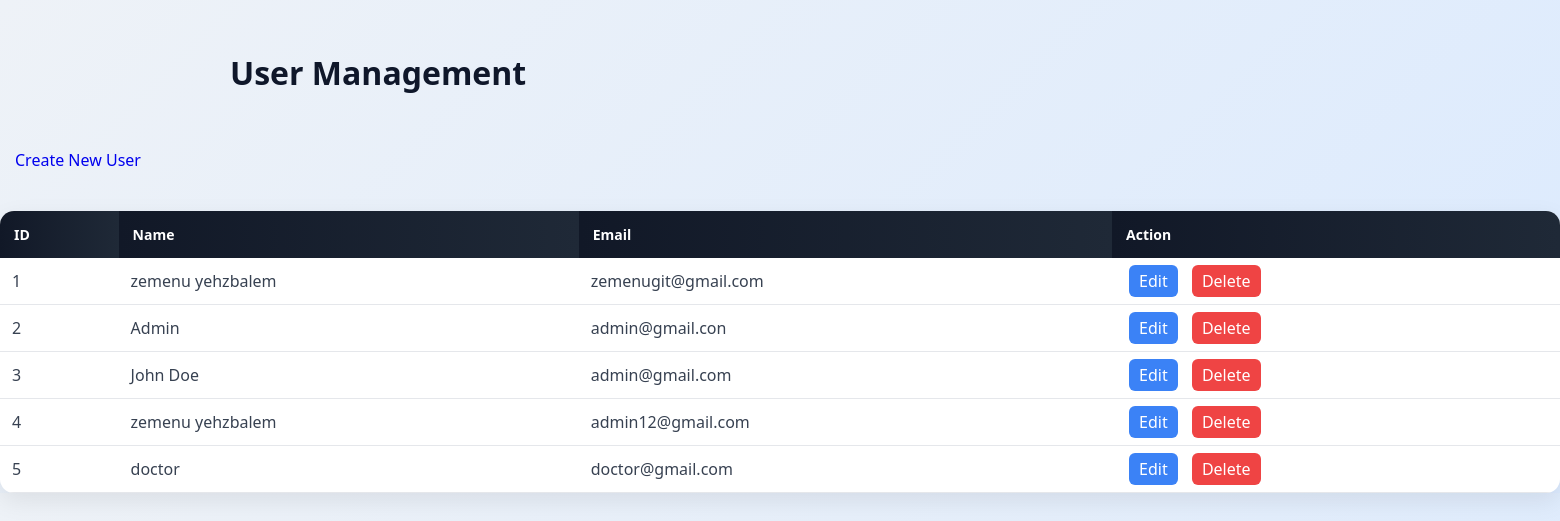
Screenshot of /admin/users (signed in) with the database file from the repository.
### tables this page shows
CREATE TABLE users (
    id INTEGER PRIMARY KEY AUTOINCREMENT,
    name TEXT,
    email TEXT UNIQUE,
    password TEXT,
    role TEXT DEFAULT 'user',
    created_at TIMESTAMP DEFAULT CURRENT_TIMESTAMP
);

### app.py (the view, shortened to what this page needs)
@app.route("/admin/users", methods=["GET", "POST"])
def admin_users():
    if not is_admin():
        return redirect("/login")
    conn = get_connection()
    cur = conn.cursor()
    cur.execute("SELECT * FROM users")
    users = cur.fetchall()
    conn.close()
    return render_template("admin/users.html", users=users)

### app.py (called while the page is built)
def is_admin():
    return session.get("role") == "admin"

### database/database.py (called while the page is built)
def get_connection():
    conn = sqlite3.connect(DB_PATH)
    conn.row_factory = sqlite3.Row
    return conn

### templates/admin/users.html (shortened to what this page needs)
<!DOCTYPE html>
<html>
<head>
    <link rel="stylesheet"
          href="{{ url_for('static', filename='css/admin_users.css') }}">
</head>
<body>
<div class="container">
    <h1>User Management</h1>
    </div>
<a href="{{ url_for('create_user') }}" class="btn">
    Create New User
</a>
    <table>
        <tr>
            <th>ID</th>
            <th>Name</th>
            <th>Email</th>
            <th>Action</th>
        </tr>
        {% for u in users %}
        <tr>
            <td>{{ u.id }}</td>
            <td>{{ u.name }}</td>
            <td>{{ u.email }}</td>
            <td>
                <a href="/admin/edit_user/{{ u.id }}">Edit</a>
                <a href="/admin/delete_user/{{ u.id }}"
                   onclick="return confirm('Delete user?')">
                   Delete
                </a>
            </td>
        </tr>
        {% endfor %}
    </table>
</body>
</html>

### static/css/admin_users.css (style rules this page uses)
body { margin: 0; font-family: "Segoe UI", Arial, sans-serif; background: linear-gradient(135deg, #eef2f7, #dbeafe); animation: bgFade 6s infinite alternate; }
.container { padding: 30px; max-width: 1100px; margin: auto; }
h1 { color: #0f172a; margin-bottom: 25px; animation: slideDown 0.5s ease; }
table { width: 100%; border-collapse: collapse; background: white; border-radius: 14px; overflow: hidden; box-shadow: 0 8px 25px rgba(0,0,0,0.08); animation: fadeIn 0.6s ease; }
th { background: linear-gradient(90deg, #111827, #1f2937); color: white; padding: 14px; text-align: left; font-size: 14px; }
td { padding: 12px; border-bottom: 1px solid #e5e7eb; color: #374151; transition: 0.2s; }
a { text-decoration: none; margin: 0 5px; font-weight: 500; transition: 0.3s; padding: 5px 10px; border-radius: 6px; }
a[href*="edit"] { color: white; background: #3b82f6; }
a[href*="delete"] { color: white; background: #ef4444; }

### rows the page displays
users: id "1", name "zemenu yehzbalem", email "zemenugit@gmail.com"
users: id "2", name "Admin", email "admin@gmail.con"
users: id "3", name "John Doe", email "admin@gmail.com"
users: id "4", name "zemenu yehzbalem", email "admin12@gmail.com"
users: id "5", name "doctor", email "doctor@gmail.com"
